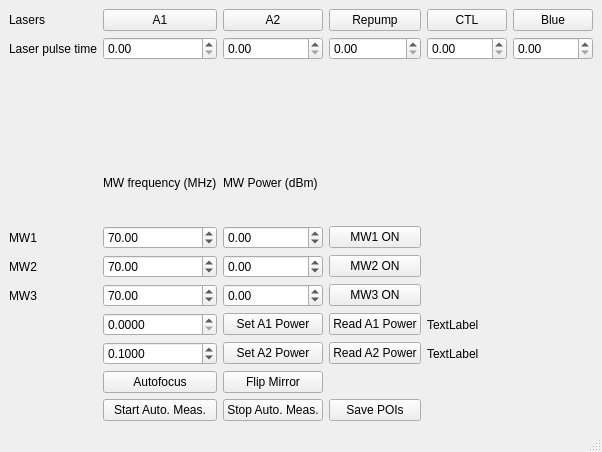
<?xml version="1.0" encoding="UTF-8"?>
<ui version="4.0">
 <class>setup_control_MainWindow</class>
 <widget class="QMainWindow" name="setup_control_MainWindow">
  <property name="geometry">
   <rect>
    <x>0</x>
    <y>0</y>
    <width>575</width>
    <height>452</height>
   </rect>
  </property>
  <property name="windowTitle">
   <string>qudi: Setup Control</string>
  </property>
  <widget class="QWidget" name="centralwidget">
   <layout class="QHBoxLayout" name="horizontalLayout">
    <item>
     <layout class="QGridLayout" name="gridLayout">
      <property name="horizontalSpacing">
       <number>6</number>
      </property>
      <item row="5" column="0">
       <widget class="QLabel" name="label_6">
        <property name="text">
         <string>MW2</string>
        </property>
       </widget>
      </item>
      <item row="10" column="3">
       <widget class="QPushButton" name="SavePOIs_Button">
        <property name="text">
         <string>Save POIs</string>
        </property>
       </widget>
      </item>
      <item row="3" column="1">
       <widget class="QLabel" name="label_4">
        <property name="text">
         <string>MW frequency (MHz)</string>
        </property>
       </widget>
      </item>
      <item row="4" column="0">
       <widget class="QLabel" name="label_3">
        <property name="text">
         <string>MW1</string>
        </property>
       </widget>
      </item>
      <item row="7" column="2">
       <widget class="QPushButton" name="Set_A1Power_Button">
        <property name="text">
         <string>Set A1 Power</string>
        </property>
       </widget>
      </item>
      <item row="0" column="2">
       <widget class="QPushButton" name="A2_Button">
        <property name="text">
         <string>A2</string>
        </property>
       </widget>
      </item>
      <item row="9" column="1">
       <widget class="QPushButton" name="Autofocus_Button">
        <property name="text">
         <string>Autofocus</string>
        </property>
       </widget>
      </item>
      <item row="1" column="0">
       <widget class="QLabel" name="label_2">
        <property name="text">
         <string>Laser pulse time</string>
        </property>
       </widget>
      </item>
      <item row="8" column="4">
       <widget class="QLabel" name="Read_A2Power_Label">
        <property name="text">
         <string>TextLabel</string>
        </property>
       </widget>
      </item>
      <item row="10" column="1">
       <widget class="QPushButton" name="StartAutoMeas_Button">
        <property name="text">
         <string>Start Auto. Meas.</string>
        </property>
       </widget>
      </item>
      <item row="3" column="2">
       <widget class="QLabel" name="label">
        <property name="text">
         <string>MW Power (dBm)</string>
        </property>
       </widget>
      </item>
      <item row="7" column="3">
       <widget class="QPushButton" name="Read_A1Power_Button">
        <property name="text">
         <string>Read A1 Power</string>
        </property>
       </widget>
      </item>
      <item row="9" column="2">
       <widget class="QPushButton" name="Flipmirror_Button">
        <property name="text">
         <string>Flip Mirror</string>
        </property>
       </widget>
      </item>
      <item row="1" column="2">
       <widget class="QDoubleSpinBox" name="A2_time_doubleSpinBox"/>
      </item>
      <item row="0" column="1">
       <widget class="QPushButton" name="A1_Button">
        <property name="cursor">
         <cursorShape>ArrowCursor</cursorShape>
        </property>
        <property name="text">
         <string>A1</string>
        </property>
       </widget>
      </item>
      <item row="6" column="3">
       <widget class="QPushButton" name="MW3_on_Button">
        <property name="text">
         <string>MW3 ON</string>
        </property>
       </widget>
      </item>
      <item row="4" column="2">
       <widget class="QDoubleSpinBox" name="MW1_power_DoubleSpinBox">
        <property name="minimum">
         <double>-100.000000000000000</double>
        </property>
       </widget>
      </item>
      <item row="6" column="0">
       <widget class="QLabel" name="label_7">
        <property name="text">
         <string>MW3</string>
        </property>
       </widget>
      </item>
      <item row="7" column="4">
       <widget class="QLabel" name="Read_A1Power_Label">
        <property name="text">
         <string>TextLabel</string>
        </property>
       </widget>
      </item>
      <item row="0" column="0">
       <widget class="QLabel" name="label_1">
        <property name="text">
         <string>Lasers</string>
        </property>
       </widget>
      </item>
      <item row="7" column="1">
       <widget class="QDoubleSpinBox" name="Set_A1Power_DoubleSpinBox">
        <property name="decimals">
         <number>4</number>
        </property>
        <property name="minimum">
         <double>0.000000000000000</double>
        </property>
        <property name="maximum">
         <double>1.000000000000000</double>
        </property>
        <property name="singleStep">
         <double>0.100000000000000</double>
        </property>
       </widget>
      </item>
      <item row="5" column="2">
       <widget class="QDoubleSpinBox" name="MW2_power_DoubleSpinBox">
        <property name="minimum">
         <double>-100.000000000000000</double>
        </property>
       </widget>
      </item>
      <item row="1" column="1">
       <widget class="QDoubleSpinBox" name="A1_time_doubleSpinBox"/>
      </item>
      <item row="8" column="2">
       <widget class="QPushButton" name="Set_A2Power_Button">
        <property name="text">
         <string>Set A2 Power</string>
        </property>
       </widget>
      </item>
      <item row="0" column="3">
       <widget class="QPushButton" name="Repump_Button">
        <property name="text">
         <string>Repump</string>
        </property>
       </widget>
      </item>
      <item row="6" column="1">
       <widget class="QDoubleSpinBox" name="MW3_freq_DoubleSpinBox">
        <property name="maximum">
         <double>9999.989999999999782</double>
        </property>
        <property name="value">
         <double>70.000000000000000</double>
        </property>
       </widget>
      </item>
      <item row="5" column="3">
       <widget class="QPushButton" name="MW2_on_Button">
        <property name="text">
         <string>MW2 ON</string>
        </property>
       </widget>
      </item>
      <item row="8" column="1">
       <widget class="QDoubleSpinBox" name="Set_A2Power_DoubleSpinBox">
        <property name="decimals">
         <number>4</number>
        </property>
        <property name="maximum">
         <double>1.000000000000000</double>
        </property>
        <property name="singleStep">
         <double>0.100000000000000</double>
        </property>
        <property name="value">
         <double>0.100000000000000</double>
        </property>
       </widget>
      </item>
      <item row="0" column="4">
       <widget class="QPushButton" name="CTL_Button">
        <property name="text">
         <string>CTL</string>
        </property>
       </widget>
      </item>
      <item row="1" column="4">
       <widget class="QDoubleSpinBox" name="ctl_time_doubleSpinBox"/>
      </item>
      <item row="4" column="1">
       <widget class="QDoubleSpinBox" name="MW1_freq_DoubleSpinBox">
        <property name="maximum">
         <double>9999.989999999999782</double>
        </property>
        <property name="value">
         <double>70.000000000000000</double>
        </property>
       </widget>
      </item>
      <item row="5" column="1">
       <widget class="QDoubleSpinBox" name="MW2_freq_DoubleSpinBox">
        <property name="maximum">
         <double>9999.989999999999782</double>
        </property>
        <property name="value">
         <double>70.000000000000000</double>
        </property>
       </widget>
      </item>
      <item row="4" column="3">
       <widget class="QPushButton" name="MW1_on_Button">
        <property name="text">
         <string>MW1 ON</string>
        </property>
       </widget>
      </item>
      <item row="2" column="1">
       <widget class="QLabel" name="label_5">
        <property name="text">
         <string/>
        </property>
       </widget>
      </item>
      <item row="1" column="3">
       <widget class="QDoubleSpinBox" name="Repump_time_doubleSpinBox"/>
      </item>
      <item row="8" column="3">
       <widget class="QPushButton" name="Read_A2Power_Button">
        <property name="text">
         <string>Read A2 Power</string>
        </property>
       </widget>
      </item>
      <item row="6" column="2">
       <widget class="QDoubleSpinBox" name="MW3_power_DoubleSpinBox">
        <property name="minimum">
         <double>-100.000000000000000</double>
        </property>
       </widget>
      </item>
      <item row="10" column="2">
       <widget class="QPushButton" name="StopAutoMeas_Button">
        <property name="text">
         <string>Stop Auto. Meas.</string>
        </property>
       </widget>
      </item>
      <item row="0" column="5">
       <widget class="QPushButton" name="Blue_Button">
        <property name="text">
         <string>Blue</string>
        </property>
       </widget>
      </item>
      <item row="1" column="5">
       <widget class="QDoubleSpinBox" name="blue_time_doubleSpinBox"/>
      </item>
     </layout>
    </item>
   </layout>
  </widget>
  <widget class="QMenuBar" name="menubar">
   <property name="geometry">
    <rect>
     <x>0</x>
     <y>0</y>
     <width>575</width>
     <height>21</height>
    </rect>
   </property>
  </widget>
  <widget class="QStatusBar" name="statusbar"/>
 </widget>
 <tabstops>
  <tabstop>A1_Button</tabstop>
  <tabstop>A2_Button</tabstop>
  <tabstop>Repump_Button</tabstop>
  <tabstop>CTL_Button</tabstop>
  <tabstop>A1_time_doubleSpinBox</tabstop>
  <tabstop>A2_time_doubleSpinBox</tabstop>
  <tabstop>Repump_time_doubleSpinBox</tabstop>
  <tabstop>ctl_time_doubleSpinBox</tabstop>
  <tabstop>MW1_freq_DoubleSpinBox</tabstop>
  <tabstop>MW1_power_DoubleSpinBox</tabstop>
  <tabstop>MW1_on_Button</tabstop>
  <tabstop>MW2_freq_DoubleSpinBox</tabstop>
  <tabstop>MW2_power_DoubleSpinBox</tabstop>
  <tabstop>MW2_on_Button</tabstop>
  <tabstop>MW3_freq_DoubleSpinBox</tabstop>
  <tabstop>MW3_power_DoubleSpinBox</tabstop>
  <tabstop>MW3_on_Button</tabstop>
  <tabstop>Set_A1Power_DoubleSpinBox</tabstop>
  <tabstop>Set_A1Power_Button</tabstop>
  <tabstop>Read_A1Power_Button</tabstop>
  <tabstop>Autofocus_Button</tabstop>
  <tabstop>Flipmirror_Button</tabstop>
 </tabstops>
 <resources/>
 <connections/>
</ui>
